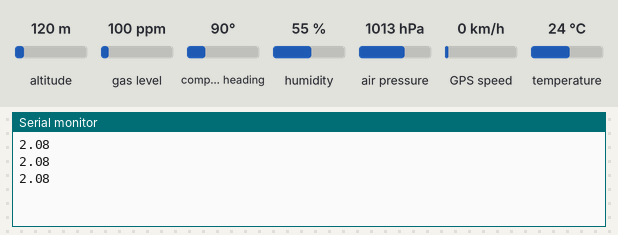
The sketch below on a simulated Arduino Uno, built with avr-gcc and run on an emulated ATmega328P. Parts: the last lines printed to the serial monitor. Inputs (shaded band) come from the test bench; at power-on: altitude 120 m, air pressure 1013 hPa, GPS speed 0 km/h, gas level 100 ppm, compass heading 90°, humidity 55 %, temperature 24 °C. The GPS gets a fix after 3 s at 37.7749, -122.4194 with 8 satellites.

Above: at 1.2 s.
1.3 s: altitude set to 20 m
At 4.2 s:
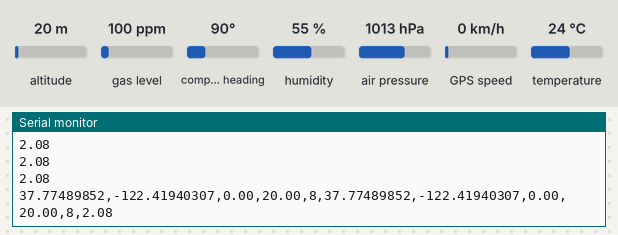
5.9 s: air pressure set to 952 hPa
At 6.7 s:
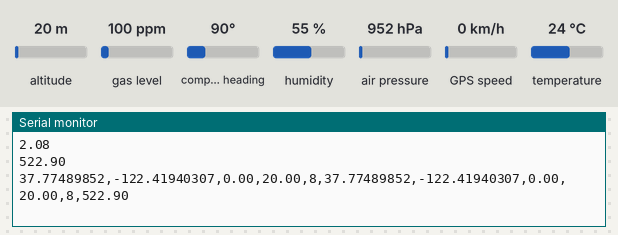
7.4 s: GPS speed set to 2 km/h
At 8.0 s:
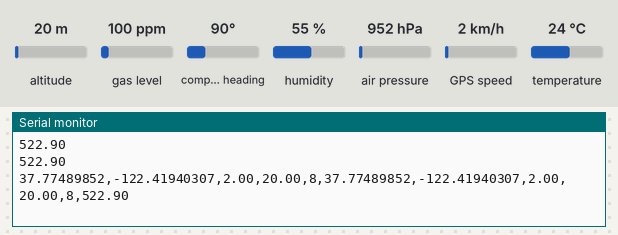

The sketch:

Arduino_Double_Sensor.ino
```cpp
/*
Code du Arduino pression barométrique et localisation. Latitude, longitude, altitude.

Sortie: "latitude,longitude,vitesse,altitude, altitude pression"
système métriques

Testé avec Arduino Uno et Arduino Micro

*/

#include <SPI.h>
#include <Adafruit_Sensor.h>
#include "Adafruit_BMP3XX.h"
#include <TinyGPSPlus.h>
#include <SoftwareSerial.h>


//SoftwareSerial ss(3, 2); // TX, RX, for Arduino Uno ONLY !
SoftwareSerial ss(9, 8); // RXD, TXD --> for Arduino Micro
TinyGPSPlus gps;
Adafruit_BMP3XX bmp;

//Wiring for the barometer
#define BMP_SCK 13 // SCK
#define BMP_MISO 6 // SDO
#define BMP_MOSI 11 // SDI
#define BMP_CS 10 // CSB


#define SEALEVELPRESSURE_HPA (1013.25)


void setup() {
  Serial.begin(9600);
  ss.begin(9600);

  while(!Serial){
  }

  //commencer le setup pour le baromètre
  if (! bmp.begin_SPI(BMP_CS, BMP_SCK, BMP_MISO, BMP_MOSI)) {
     Serial.println("Could not find a valid BMP3 sensor, check wiring!");
    while (1);
  }

  bmp.setTemperatureOversampling(BMP3_OVERSAMPLING_8X);
  bmp.setPressureOversampling(BMP3_OVERSAMPLING_4X);
  bmp.setIIRFilterCoeff(BMP3_IIR_FILTER_COEFF_3);
  bmp.setOutputDataRate(BMP3_ODR_50_HZ);


}
void loop() {
  while (ss.available() > 0)
    if (gps.encode(ss.read())){
      gps_loc();
    }
  vert_speed();
  Serial.println();
  delay(250);
}

//Function de sortie
//-----------------------------------------------------------------------------------------------//

void vert_speed(){
  if (! bmp.performReading()) {
  Serial.println("Failed to perform reading :(");
  return;
  }
  Serial.print(bmp.readAltitude(SEALEVELPRESSURE_HPA));

}

void gps_loc(){
    if (gps.location.isValid()){
      Serial.print(gps.location.lat(), 8);
      Serial.print(",");
      Serial.print(gps.location.lng(), 8);
      Serial.print(",");
      Serial.print(gps.speed.kmph());
      Serial.print(",");
      Serial.print(gps.altitude.meters());
      Serial.print(",");
      Serial.print(gps.satellites.value());
      Serial.print(",");
  }

}
```

Measured:
- after the input at 1.3 s, the serial monitor: prints a new line after 2.4 s (image 1)
- after the input at 5.9 s, the serial monitor: prints a new line after 0.07 s (image 2)
- after the input at 7.4 s, the serial monitor: prints a new line after 0.10 s (image 3)
